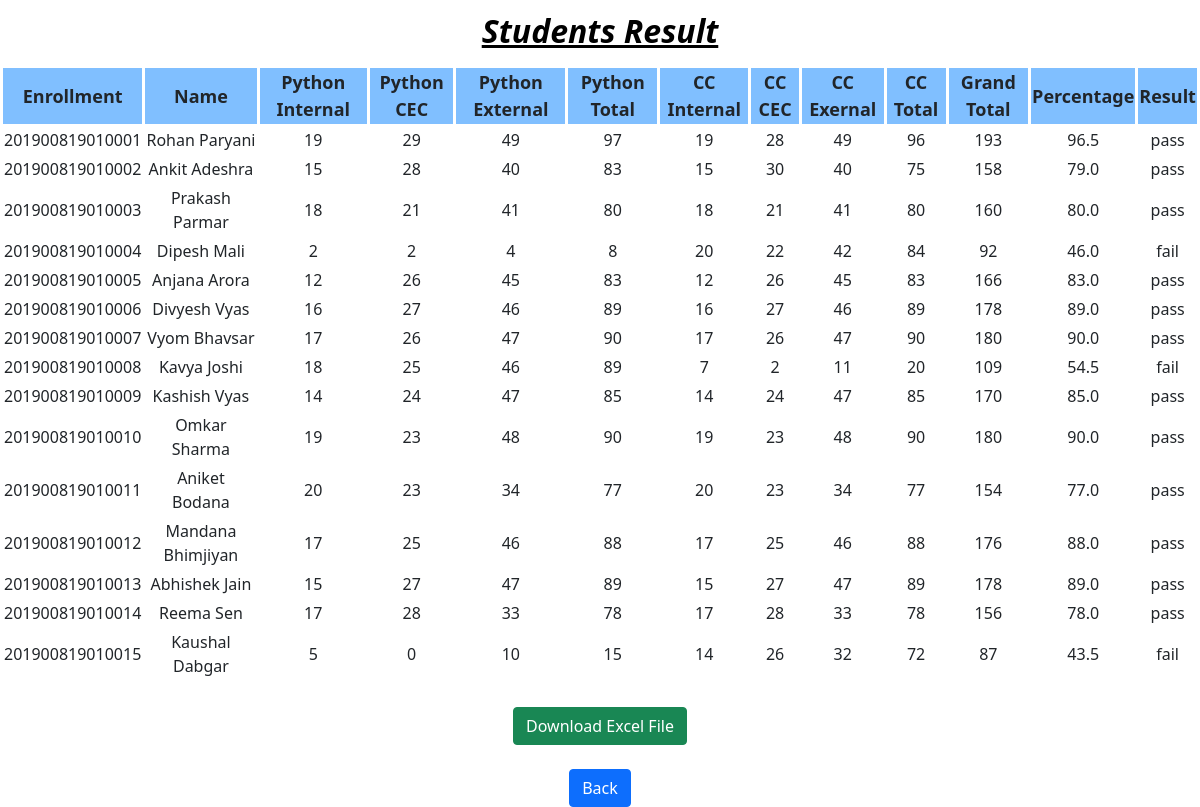
The app's page /result/result.php with its own data.
### tables this page shows
CREATE TABLE `table1` (
  `enrollment_no` bigint(15) NOT NULL,
  `name` varchar(17) DEFAULT NULL,
  `py_int` varchar(4) DEFAULT NULL,
  `py_cec` varchar(4) DEFAULT NULL,
  `py_ext` varchar(4) DEFAULT NULL,
  `py_total` int(2) DEFAULT NULL,
  `cc_int` varchar(4) DEFAULT NULL,
  `cc_cec` varchar(4) DEFAULT NULL,
  `cc_ext` varchar(4) DEFAULT NULL,
  `cc_total` int(2) DEFAULT NULL,
  `grand_total` int(3) DEFAULT NULL,
  `percentage` decimal(3,1) DEFAULT NULL,
  `result` varchar(20) NOT NULL
);

### result/result.php (the view, shortened to what this page needs)
<!DOCTYPE html>
<html lang="en">
<head>
    <link href="https://cdn.jsdelivr.net/npm/bootstrap@5.0.0-beta2/dist/css/bootstrap.min.css" rel="stylesheet">
</head>
<body>
<h1 style="text-align:center">Students Result</h1>
<?php
$mysqli = new mysqli("localhost","root","","result");
$sql = "SELECT * FROM table1";
$result = $mysqli->query($sql);
if ($result->num_rows > 0) {
    echo "<center><table><tr><th>Enrollment</th><th>Name</th><th>Python Internal</th><th>Python CEC</th><th>Python External</th><th>Python Total</th><th>CC Internal</th><th>CC CEC</th><th>CC Exernal</th><th>CC Total</th><th>Grand Total</th><th>Percentage</th><th>Result</th></tr>";
    while($row = $result->fetch_assoc()) {
        echo "<tr><td>" . $row["enrollment_no"]. "</td><td>" . $row["name"]. "</td><td>" . $row["py_int"]. "</td><td>" . $row["py_cec"]. "</td><td>" . $row["py_ext"]. "</td><td>" . $row["py_total"]. "</td><td>" . $row["cc_int"]. "</td><td>" . $row["cc_cec"]. "</td><td>" . $row["cc_ext"]. "</td><td>" . $row["cc_total"]. "</td><td>" . $row["grand_total"]. "</td><td>" . $row["percentage"]. "</td><td>" .$row["result"]. "</td></tr>";
    }
    echo "</table></center>";
    echo "<br/>";
    echo "<center><form action='export_result.php' method='post'>";
    echo "<button type='submit' class='btn btn-success'>Download Excel File</button></center></form>";
    echo "<br/>";
} else {
    echo "<center>No Records Found</center>";
}
    echo "<center><form action='home.php' method='post'>";
    echo "<button type='submit' class='btn btn-primary'>Back</button></center></form>";
?>
</body>
</html>

### result/result.php (style rules this page uses)
table, th, td { border: 3px solid white; text-align: center; }
th { background-color: #80bfff; font-size: 18px; }
td { text-align: center; }
h1 { font-size: 2em; font-weight: bold; text-decoration: underline; font-style: italic; color: black; margin-top: 12px; margin-bottom: 15px; }
button { margin-top: 0.5px; }

### records on screen
table1: enrollment_no "201900819010001", name "Rohan Paryani", py_int "19", py_cec "29", py_ext "49", py_total "97", cc_int "19", cc_cec "28", cc_ext "49", cc_total "96", grand_total "193", percentage "96.5", result "pass"
table1: enrollment_no "201900819010002", name "Ankit Adeshra", py_int "15", py_cec "28", py_ext "40", py_total "83", cc_int "15", cc_cec "30", cc_ext "40", cc_total "75", grand_total "158", percentage "79.0", result "pass"
table1: enrollment_no "201900819010003", name "Prakash Parmar", py_int "18", py_cec "21", py_ext "41", py_total "80", cc_int "18", cc_cec "21", cc_ext "41", cc_total "80", grand_total "160", percentage "80.0", result "pass"
table1: enrollment_no "201900819010004", name "Dipesh Mali", py_int "2", py_cec "2", py_ext "4", py_total "8", cc_int "20", cc_cec "22", cc_ext "42", cc_total "84", grand_total "92", percentage "46.0", result "fail"
table1: enrollment_no "201900819010005", name "Anjana Arora", py_int "12", py_cec "26", py_ext "45", py_total "83", cc_int "12", cc_cec "26", cc_ext "45", cc_total "83", grand_total "166", percentage "83.0", result "pass"
table1: enrollment_no "201900819010006", name "Divyesh Vyas", py_int "16", py_cec "27", py_ext "46", py_total "89", cc_int "16", cc_cec "27", cc_ext "46", cc_total "89", grand_total "178", percentage "89.0", result "pass"
table1: enrollment_no "201900819010007", name "Vyom Bhavsar", py_int "17", py_cec "26", py_ext "47", py_total "90", cc_int "17", cc_cec "26", cc_ext "47", cc_total "90", grand_total "180", percentage "90.0", result "pass"
table1: enrollment_no "201900819010008", name "Kavya Joshi", py_int "18", py_cec "25", py_ext "46", py_total "89", cc_int "7", cc_cec "2", cc_ext "11", cc_total "20", grand_total "109", percentage "54.5", result "fail"
table1: enrollment_no "201900819010009", name "Kashish Vyas", py_int "14", py_cec "24", py_ext "47", py_total "85", cc_int "14", cc_cec "24", cc_ext "47", cc_total "85", grand_total "170", percentage "85.0", result "pass"
table1: enrollment_no "201900819010010", name "Omkar Sharma", py_int "19", py_cec "23", py_ext "48", py_total "90", cc_int "19", cc_cec "23", cc_ext "48", cc_total "90", grand_total "180", percentage "90.0", result "pass"
table1: enrollment_no "201900819010011", name "Aniket Bodana", py_int "20", py_cec "23", py_ext "34", py_total "77", cc_int "20", cc_cec "23", cc_ext "34", cc_total "77", grand_total "154", percentage "77.0", result "pass"
table1: enrollment_no "201900819010012", name "Mandana Bhimjiyan", py_int "17", py_cec "25", py_ext "46", py_total "88", cc_int "17", cc_cec "25", cc_ext "46", cc_total "88", grand_total "176", percentage "88.0", result "pass"
table1: enrollment_no "201900819010013", name "Abhishek Jain", py_int "15", py_cec "27", py_ext "47", py_total "89", cc_int "15", cc_cec "27", cc_ext "47", cc_total "89", grand_total "178", percentage "89.0", result "pass"
table1: enrollment_no "201900819010014", name "Reema Sen", py_int "17", py_cec "28", py_ext "33", py_total "78", cc_int "17", cc_cec "28", cc_ext "33", cc_total "78", grand_total "156", percentage "78.0", result "pass"
table1: enrollment_no "201900819010015", name "Kaushal Dabgar", py_int "5", py_cec "0", py_ext "10", py_total "15", cc_int "14", cc_cec "26", cc_ext "32", cc_total "72", grand_total "87", percentage "43.5", result "fail"
